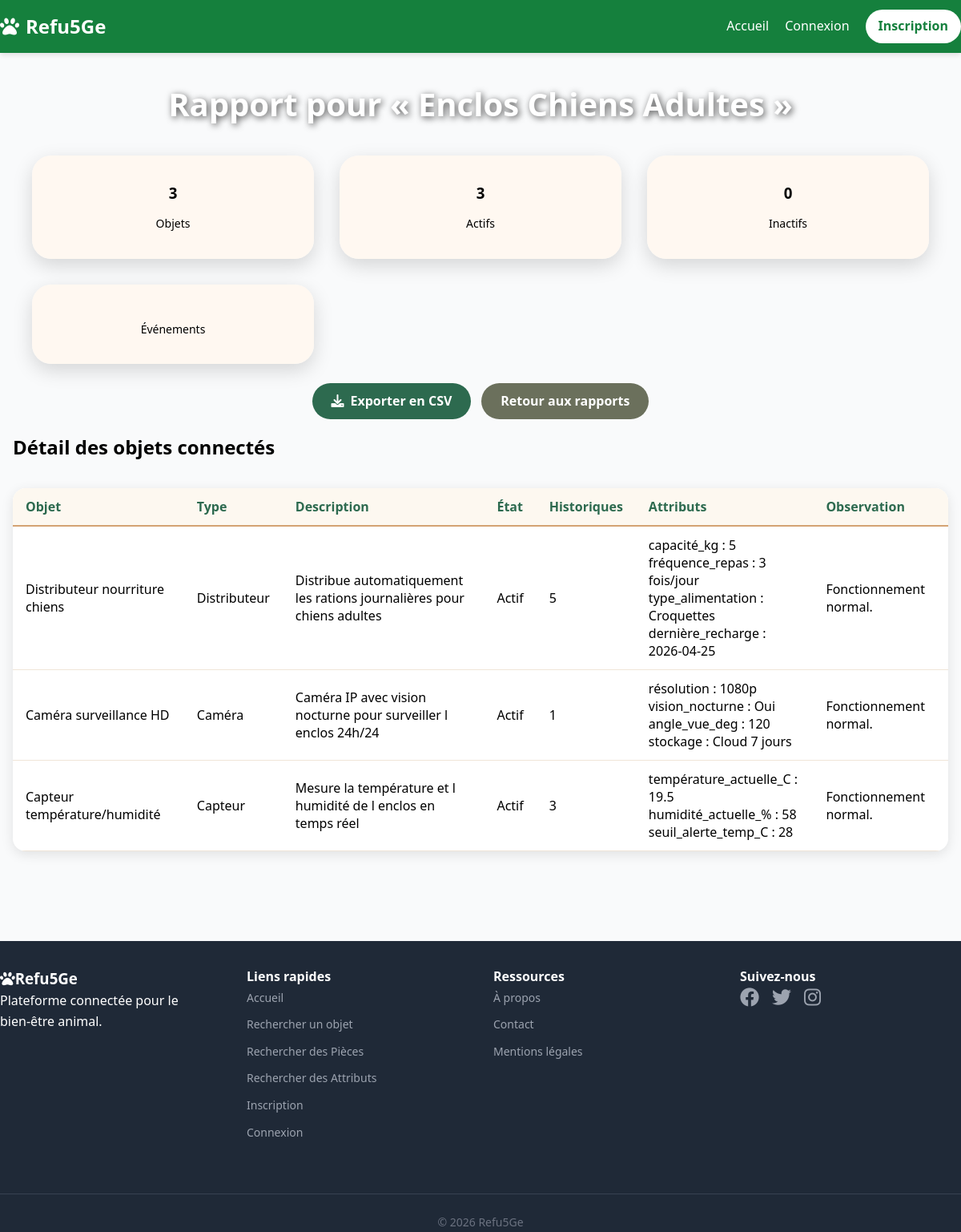
The app's page /rapports/piece/1/ with its own data.
### core/models.py (models this page shows, shortened)
class Room(models.Model):
    id = models.AutoField(primary_key=True)
    name = models.CharField(max_length=100, unique=True)

class Device(models.Model):
    id = models.AutoField(primary_key=True)
    name = models.CharField(max_length=100)
    type = models.CharField(max_length=50)
    description = models.TextField(max_length=200)
    state = models.BooleanField(default=False)
    room = models.ForeignKey(Room, on_delete=models.CASCADE, related_name='devices')
    consumption_per_hour = models.FloatField(default=0.0, validators=[MinValueValidator(0.0)])

class DeviceAttribute(models.Model):
    device = models.ForeignKey(Device, on_delete=models.CASCADE, related_name="attributes")
    key = models.CharField(max_length=100)
    value = models.CharField(max_length=100)

### rapports/views.py (the view)
# urls.py: path("piece/<int:room_id>/", views.rapport_piece, name="rapport_piece"),
def rapport_piece(request, room_id):
    room = get_object_or_404(Room, id=room_id)
    devices = (
        Device.objects
        .filter(room=room)
        .prefetch_related("attributes", "logs")
    )
    total_devices = devices.count()
    active_devices = devices.filter(state=True).count()
    inactive_devices = devices.filter(state=False).count()
    device_stats = []
    for device in devices:
        logs_count = device.logs.count()
        attributes = device.attributes.all()
        if not device.state:
            observation = "Objet inactif : vérification possible."
        elif logs_count == 0:
            observation = "Aucun historique : données insuffisantes."
        else:
            observation = "Fonctionnement normal."
        device_stats.append({
            "device": device,
            "logs_count": logs_count,
            "attributes": attributes,
            "observation": observation,
        })
    context = {
        "room": room,
        "devices": devices,
        "total_devices": total_devices,
        "active_devices": active_devices,
        "inactive_devices": inactive_devices,
        "device_stats": device_stats,
    }
    return render(request, "rapports/piece.html", context)

### templates/rapports/piece.html (shortened to what this page needs)
{% extends "base.html" %}
{% block body_class %}auth-page{% endblock %}
{% block content %}
<div class="auth-content">
    <div class="userlist-container">
        <h1 class="userlist-title">Rapport pour « {{ room.name }} »</h1>
        <div class="cards-grid mb-6">
            <div class="card text-center">
                <h3>{{ total_devices }}</h3>
                <p class="text-sm text-gray-600">Objets</p>
            </div>
            <div class="card text-center">
                <h3>{{ active_devices }}</h3>
                <p class="text-sm text-gray-600">Actifs</p>
            </div>
            <div class="card text-center">
                <h3>{{ inactive_devices }}</h3>
                <p class="text-sm text-gray-600">Inactifs</p>
            </div>
            <div class="card text-center">
                <p class="text-sm text-gray-600">Événements</p>
            </div>
        </div>
        <div class="btn-row mb-4">
            <a href="{% url 'export_room_csv' room.id %}" class="btn btn-primary">
                <i class="fas fa-download mr-2"></i>Exporter en CSV
            </a>
            <a href="{% url 'rapports_accueil' %}" class="btn btn-secondary">Retour aux rapports</a>
        </div>
        <h2 class="text-xl font-semibold mt-4 mb-2">Détail des objets connectés</h2>
        <div class="table-wrapper">
            <table>
                <thead>
                    <tr>
                        <th>Objet</th>
                        <th>Type</th>
                        <th>Description</th>
                        <th>État</th>
                        <th>Historiques</th>
                        <th>Attributs</th>
                        <th>Observation</th>
                    </tr>
                </thead>
                <tbody>
                    {% for stat in device_stats %}
                    <tr>
                        <td>{{ stat.device.name }}</td>
                        <td>{{ stat.device.type }}</td>
                        <td>{{ stat.device.description }}</td>
                        <td>{% if stat.device.state %}Actif{% else %}Inactif{% endif %}</td>
                        <td>{{ stat.logs_count }}</td>
                        <td>
                            {% for attr in stat.attributes %}
                                {{ attr.key }} : {{ attr.value }}<br>
                            {% empty %}
                                Aucun attribut
                            {% endfor %}
                        </td>
                        <td>{{ stat.observation }}</td>
                    </tr>
                    {% empty %}
                    <tr><td colspan="7">Aucun objet dans cette pièce.</td></tr>
                    {% endfor %}
                </tbody>
            </table>
        </div>
    </div>
</div>
{% endblock %}

### static/css/styles.css (style rules this page uses)
:root { --green-primary: #16a34a; --green-dark: #15803d; --gray-bg: #f9fafb; --white: #ffffff; --amber: #b45f2a; --cream: #fef7e0; --text-dark: #421f1f; --green-main: #2d6a4f; }
*, *::before, *::after { box-sizing: border-box; margin: 0; padding: 0; }
html, body { font-family: 'Segoe UI', system-ui, sans-serif; line-height: 1.6; background-color: var(--gray-bg); }
body { display: flex; flex-direction: column; min-height: 100vh; }
a, button { transition: all 0.2s ease-in-out; }
.auth-page { background-image: url('https://images.unsplash.com/photo-1548199973-03cce0bbc87b?ixlib=rb-4.0.3&auto=format&fit=crop&w=1350&q=80'); background-size: cover; background-position: center; background-attachment: fixed; }
.auth-content { display: flex; align-items: center; justify-content: center; min-height: calc(100vh - 200px); padding: 2rem 1rem; }
.card { background-color: rgba(255, 248, 240, 0.92); max-width: 500px; width: 100%; padding: 2.5rem 2rem; border-radius: 1.5rem; box-shadow: 0 8px 25px rgba(0, 0, 0, 0.15); margin: 0 auto; }
.btn { display: inline-block; padding: 0.6rem 1.5rem; border-radius: 999px; font-weight: 700; text-decoration: none; transition: background 0.3s, transform 0.2s; font-size: 1rem; cursor: pointer; border: none; text-align: center; }
.btn-primary { background: #2d6a4f; color: white; }
.btn-secondary { background: #6b705c; color: white; }
.btn-row { display: flex; gap: 0.8rem; justify-content: center; margin-top: 1.5rem; flex-wrap: wrap; }
.cards-grid { display: grid; grid-template-columns: repeat(auto-fit, minmax(280px, 1fr)); gap: 2rem; margin-top: 2rem; padding: 0 1.5rem; max-width: 1200px; margin-left: auto; margin-right: auto; }
.userlist-container { width: 100%; max-width: 1200px; margin: 0 auto; }
.cards-grid .card { max-width: none; padding: 2rem 1.5rem; display: flex; flex-direction: column; align-items: center; gap: 0.8rem; }
.userlist-title { text-align: center; font-size: 2.5rem; font-weight: 800; color: white; text-shadow: 2px 2px 8px rgba(0, 0, 0, 0.7); margin-bottom: 1.5rem; }
.mb-4 { margin-bottom: 1rem; }
.mr-2 { margin-right: 0.5rem; }
.text-center { text-align: center; }
.text-sm { font-size: 0.875rem; }
.font-semibold { font-weight: 600; }
.table-wrapper { background: white; border-radius: 1rem; box-shadow: 0 4px 15px rgba(0, 0, 0, 0.1); overflow: hidden; margin: 2rem 0; }
table { width: 100%; border-collapse: collapse; }
th { background-color: #fdf8f0; padding: 0.75rem 1rem; text-align: left; font-weight: 700; color: #2d6a4f; border-bottom: 2px solid #d4a373; }
td { padding: 0.75rem 1rem; border-bottom: 1px solid #f0e5d8; }

### records on screen
Room: name "Enclos Chiens Adultes"
Device: device.name "Distributeur nourriture chiens", device.type "Distributeur", device.description "Distribue automatiquement les rations journalières pour chiens adultes", state "Actif", logs_count "5", observation "Fonctionnement normal."
DeviceAttribute: key "capacité_kg", value "5"
DeviceAttribute: key "fréquence_repas", value "3 fois/jour"
DeviceAttribute: key "type_alimentation", value "Croquettes"
DeviceAttribute: key "dernière_recharge", value "2026-04-25"
Device: device.name "Caméra surveillance HD", device.type "Caméra", device.description "Caméra IP avec vision nocturne pour surveiller l enclos 24h/24", state "Actif", logs_count "1", observation "Fonctionnement normal."
DeviceAttribute: key "résolution", value "1080p"
DeviceAttribute: key "vision_nocturne", value "Oui"
DeviceAttribute: key "angle_vue_deg", value "120"
DeviceAttribute: key "stockage", value "Cloud 7 jours"
Device: device.name "Capteur température/humidité", device.type "Capteur", device.description "Mesure la température et l humidité de l enclos en temps réel", state "Actif", logs_count "3", observation "Fonctionnement normal."
DeviceAttribute: key "température_actuelle_C", value "19.5"
DeviceAttribute: key "humidité_actuelle_%", value "58"
DeviceAttribute: key "seuil_alerte_temp_C", value "28"

### other values on screen
{{ total_devices }} "3"
{{ active_devices }} "3"
{{ inactive_devices }} "0"
